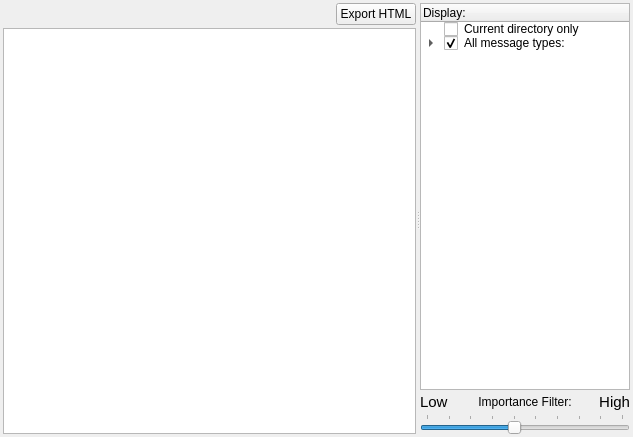
<?xml version="1.0" encoding="UTF-8"?>
<ui version="4.0">
 <class>Form</class>
 <widget class="QWidget" name="Form">
  <property name="geometry">
   <rect>
    <x>0</x>
    <y>0</y>
    <width>633</width>
    <height>437</height>
   </rect>
  </property>
  <property name="sizePolicy">
   <sizepolicy hsizetype="Ignored" vsizetype="Ignored">
    <horstretch>0</horstretch>
    <verstretch>0</verstretch>
   </sizepolicy>
  </property>
  <property name="windowTitle">
   <string>Form</string>
  </property>
  <layout class="QGridLayout" name="gridLayout_2">
   <property name="margin">
    <number>3</number>
   </property>
   <property name="spacing">
    <number>3</number>
   </property>
   <item row="0" column="0">
    <widget class="QSplitter" name="splitter">
     <property name="orientation">
      <enum>Qt::Horizontal</enum>
     </property>
     <widget class="QWidget" name="widget" native="true">
      <property name="sizePolicy">
       <sizepolicy hsizetype="Preferred" vsizetype="Preferred">
        <horstretch>6</horstretch>
        <verstretch>0</verstretch>
       </sizepolicy>
      </property>
      <layout class="QGridLayout" name="gridLayout">
       <property name="spacing">
        <number>3</number>
       </property>
       <item row="0" column="2">
        <widget class="QPushButton" name="exportHtmlBtn">
         <property name="text">
          <string>Export HTML</string>
         </property>
        </widget>
       </item>
       <item row="0" column="0">
        <widget class="QLabel" name="dirLabel">
         <property name="text">
          <string/>
         </property>
        </widget>
       </item>
       <item row="0" column="1">
        <spacer name="horizontalSpacer">
         <property name="orientation">
          <enum>Qt::Horizontal</enum>
         </property>
         <property name="sizeHint" stdset="0">
          <size>
           <width>148</width>
           <height>20</height>
          </size>
         </property>
        </spacer>
       </item>
       <item row="1" column="0" colspan="3">
        <widget class="QTextBrowser" name="output">
         <property name="openLinks">
          <bool>false</bool>
         </property>
        </widget>
       </item>
      </layout>
     </widget>
     <widget class="QWidget" name="widget" native="true">
      <property name="sizePolicy">
       <sizepolicy hsizetype="Preferred" vsizetype="Preferred">
        <horstretch>1</horstretch>
        <verstretch>0</verstretch>
       </sizepolicy>
      </property>
      <layout class="QVBoxLayout" name="verticalLayout">
       <property name="spacing">
        <number>3</number>
       </property>
       <item>
        <widget class="TreeWidget" name="filterTree">
         <property name="sizePolicy">
          <sizepolicy hsizetype="MinimumExpanding" vsizetype="Expanding">
           <horstretch>0</horstretch>
           <verstretch>0</verstretch>
          </sizepolicy>
         </property>
         <property name="minimumSize">
          <size>
           <width>210</width>
           <height>0</height>
          </size>
         </property>
         <property name="maximumSize">
          <size>
           <width>8777205</width>
           <height>16777215</height>
          </size>
         </property>
         <property name="editTriggers">
          <set>QAbstractItemView::NoEditTriggers</set>
         </property>
         <property name="showDropIndicator" stdset="0">
          <bool>false</bool>
         </property>
         <property name="dragEnabled">
          <bool>true</bool>
         </property>
         <property name="selectionMode">
          <enum>QAbstractItemView::NoSelection</enum>
         </property>
         <property name="selectionBehavior">
          <enum>QAbstractItemView::SelectItems</enum>
         </property>
         <column>
          <property name="text">
           <string>Display:</string>
          </property>
         </column>
         <item>
          <property name="text">
           <string>Current directory only</string>
          </property>
          <property name="checkState">
           <enum>Unchecked</enum>
          </property>
          <property name="flags">
           <set>ItemIsUserCheckable|ItemIsEnabled</set>
          </property>
         </item>
         <item>
          <property name="text">
           <string>All message types:</string>
          </property>
          <property name="checkState">
           <enum>Checked</enum>
          </property>
          <property name="flags">
           <set>ItemIsDropEnabled|ItemIsUserCheckable|ItemIsEnabled</set>
          </property>
          <item>
           <property name="text">
            <string>user</string>
           </property>
           <property name="checkState">
            <enum>Checked</enum>
           </property>
           <property name="flags">
            <set>ItemIsUserCheckable|ItemIsEnabled</set>
           </property>
          </item>
          <item>
           <property name="text">
            <string>status</string>
           </property>
           <property name="checkState">
            <enum>Checked</enum>
           </property>
           <property name="flags">
            <set>ItemIsUserCheckable|ItemIsEnabled</set>
           </property>
          </item>
          <item>
           <property name="text">
            <string>warning</string>
           </property>
           <property name="checkState">
            <enum>Checked</enum>
           </property>
           <property name="flags">
            <set>ItemIsUserCheckable|ItemIsEnabled</set>
           </property>
          </item>
          <item>
           <property name="text">
            <string>error</string>
           </property>
           <property name="checkState">
            <enum>Checked</enum>
           </property>
           <property name="flags">
            <set>ItemIsUserCheckable|ItemIsEnabled</set>
           </property>
          </item>
         </item>
        </widget>
       </item>
       <item>
        <layout class="QHBoxLayout" name="horizontalLayout">
         <property name="spacing">
          <number>0</number>
         </property>
         <item>
          <widget class="QLabel" name="label_2">
           <property name="font">
            <font>
             <pointsize>11</pointsize>
            </font>
           </property>
           <property name="text">
            <string>Low</string>
           </property>
           <property name="indent">
            <number>0</number>
           </property>
          </widget>
         </item>
         <item>
          <widget class="QLabel" name="label">
           <property name="text">
            <string>Importance Filter:</string>
           </property>
           <property name="alignment">
            <set>Qt::AlignCenter</set>
           </property>
          </widget>
         </item>
         <item>
          <widget class="QLabel" name="label_3">
           <property name="font">
            <font>
             <pointsize>11</pointsize>
            </font>
           </property>
           <property name="text">
            <string>High</string>
           </property>
           <property name="alignment">
            <set>Qt::AlignRight|Qt::AlignTrailing|Qt::AlignVCenter</set>
           </property>
          </widget>
         </item>
        </layout>
       </item>
       <item>
        <widget class="QSlider" name="importanceSlider">
         <property name="sizePolicy">
          <sizepolicy hsizetype="Expanding" vsizetype="Fixed">
           <horstretch>0</horstretch>
           <verstretch>0</verstretch>
          </sizepolicy>
         </property>
         <property name="maximum">
          <number>9</number>
         </property>
         <property name="pageStep">
          <number>0</number>
         </property>
         <property name="value">
          <number>4</number>
         </property>
         <property name="tracking">
          <bool>true</bool>
         </property>
         <property name="orientation">
          <enum>Qt::Horizontal</enum>
         </property>
         <property name="tickPosition">
          <enum>QSlider::TicksAbove</enum>
         </property>
         <property name="tickInterval">
          <number>1</number>
         </property>
        </widget>
       </item>
      </layout>
     </widget>
    </widget>
   </item>
  </layout>
 </widget>
 <customwidgets>
  <customwidget>
   <class>TreeWidget</class>
   <extends>QTreeWidget</extends>
   <header>pyqtgraph</header>
  </customwidget>
 </customwidgets>
 <resources/>
 <connections/>
</ui>
